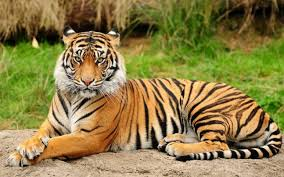
#> input picture Feature Matching1.jpg, 284 x 177 px
$ python 'Feature Matching.py'
#> lines starting #> are read from the running program, lines starting #| are printed output that depends on the picture
import cv2
import numpy as np
import matplotlib.pyplot as plt

img1 = cv2.imread('Feature Matching1.jpg', 0)
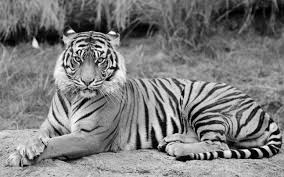
#> img1: shape (177, 284); min 0, max 255, mean 124.9
img2 = cv2.imread('Feature Matching2.jpg', 0)
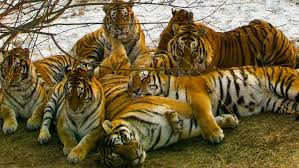
#> input picture Feature Matching2.jpg, 299 x 168 px
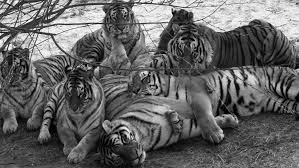
#> img2: shape (168, 299); min 0, max 255, mean 100.1

orb = cv2.ORB_create()

kp1, des1 = orb.detectAndCompute(img1, None)
#> kp1 = 414 keypoints; strongest (x, y, size): (81, 50, 31), (114, 65, 31), (116, 66, 31), (104, 54, 31)
kp2, des2 = orb.detectAndCompute(img2, None)
#> kp2 = 407 keypoints; strongest (x, y, size): (123, 130, 31), (156, 86, 31), (121, 130, 31), (125, 130, 31)

bf = cv2.BFMatcher(cv2.NORM_HAMMING, crossCheck = True)

matches = bf.match(des1, des2)
#> matches = 135 matches
matches = sorted(matches, key = lambda x:x.distance)

img3 = cv2.drawMatches(img1, kp1, img2, kp2, matches[:10], None, flags=2)
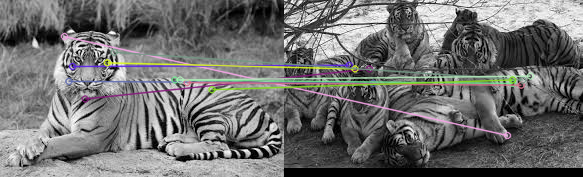
#> img3: shape (177, 583, 3); mean of channels 0, 1, 2 110.6, 111.3, 111.3; drawn as B, G, R
plt.imshow(img3)
plt.show()
